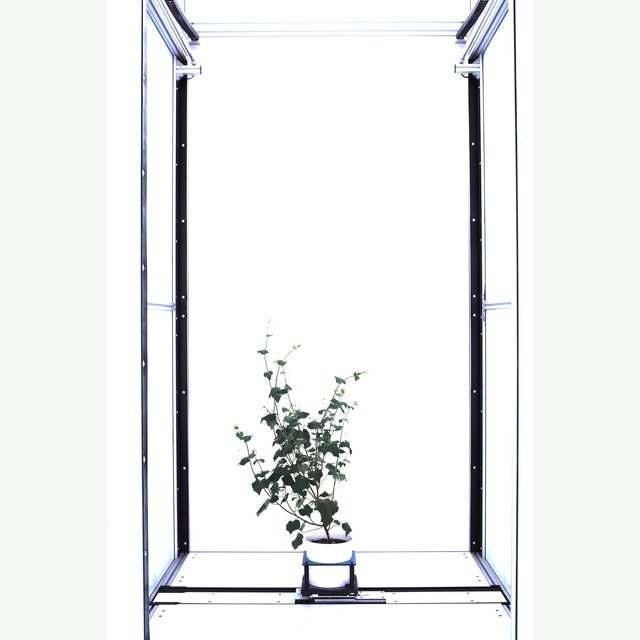
#> input picture Data/flowering/cosegppb_buckwheat_0005.jpg, 640 x 640 px
$ python normalize_images.py --src ../Data/flowering --dst out --width 100 --height 100
#> lines starting #> are read from the running program, lines starting #| are printed output that depends on the picture
#!/usr/bin/env python3
"""Normalize images in a directory tree.

Creates a mirror of the source directory under the destination path and
saves normalized images with the same filenames.

Behaviors:
- Resize images to target resolution (width x height) while preserving
  original aspect ratio, using one of three methods: pad, crop, or stretch.
- pad: scale to fit inside target and pad the remaining area with fill color.
- crop: scale to cover target and center-crop the excess.
- stretch: resize ignoring aspect ratio (may distort).

Example:
  python normalize_images.py --src Data --dst Data_clean --width 256 --height 256 --method pad --fill 0,0,0

"""
from __future__ import annotations

import argparse
import os
from pathlib import Path
from typing import Tuple

from PIL import Image, ImageOps


def parse_fill(s: str) -> Tuple[int, int, int]:
#> in mirror_subdirs_and_process, im is the input picture: PIL image 640x640 RGB; mean R, G, B 236.6, 237.7, 237.8
    parts = s.split(',')
    if len(parts) == 1:
        # allow hex like #RRGGBB
        p = parts[0].strip()
        if p.startswith('#') and len(p) == 7:
            r = int(p[1:3], 16)
            g = int(p[3:5], 16)
            b = int(p[5:7], 16)
            return (r, g, b)
        raise argparse.ArgumentTypeError('fill must be R,G,B or #RRGGBB')
    if len(parts) != 3:
        raise argparse.ArgumentTypeError('fill must be R,G,B')
    return tuple(int(p) for p in parts)


def normalize_image(img: Image.Image, target: Tuple[int, int], method: str, fill: Tuple[int, int, int]) -> Image.Image:
#> called with target = (100, 100), method = 'pad', fill = (0, 0, 0)
    target_w, target_h = target
    img = ImageOps.exif_transpose(img)
    # convert to RGB for consistent saving (preserve alpha when padding with white? we flatten)
    if img.mode not in ("RGB", "RGBA"):
        img = img.convert("RGB")

    src_w, src_h = img.size
#> src_w = 640; src_h = 640
    if method == 'stretch':
        return img.resize((target_w, target_h), Image.LANCZOS)

    # compute scale preserving aspect ratio
    scale_w = target_w / src_w
#> scale_w = 0.156
    scale_h = target_h / src_h
#> scale_h = 0.156

    if method == 'pad':
        scale = min(scale_w, scale_h)
#> scale = 0.156
        new_w = max(1, int(round(src_w * scale)))
#> new_w = 100
        new_h = max(1, int(round(src_h * scale)))
#> new_h = 100
        img_resized = img.resize((new_w, new_h), Image.LANCZOS)
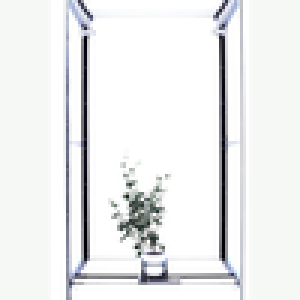
#> img_resized: PIL image 100x100 RGB (shown 3 times larger); mean R, G, B 236, 237, 237.1
        # create background and paste centered
        background = Image.new('RGB', (target_w, target_h), fill)
#> background: PIL image 100x100 RGB; every value is 0
        paste_x = (target_w - new_w) // 2
#> paste_x = 0
        paste_y = (target_h - new_h) // 2
#> paste_y = 0
        background.paste(img_resized, (paste_x, paste_y))
        return background

    if method == 'crop':
        scale = max(scale_w, scale_h)
        new_w = max(1, int(round(src_w * scale)))
        new_h = max(1, int(round(src_h * scale)))
        img_resized = img.resize((new_w, new_h), Image.LANCZOS)
        # center crop
        left = (new_w - target_w) // 2
        upper = (new_h - target_h) // 2
        right = left + target_w
        lower = upper + target_h
        return img_resized.crop((left, upper, right, lower))

    raise ValueError(f'unknown method: {method}')


def is_image_file(path: Path) -> bool:
    ext = path.suffix.lower()
    return ext in {'.jpg', '.jpeg', '.png', '.bmp', '.tiff', '.tif', '.gif'}


def mirror_subdirs_and_process(src: Path, dst: Path, width: int, height: int, method: str, fill: Tuple[int, int, int]) -> None:
    if not src.exists():
        raise FileNotFoundError(f'source path does not exist: {src}')
    dst.mkdir(parents=True, exist_ok=True)

    # Walk source tree
    for root, dirs, files in os.walk(src):
        root_path = Path(root)
        # relative path from src
        rel = root_path.relative_to(src)
        target_dir = dst.joinpath(rel)
        target_dir.mkdir(parents=True, exist_ok=True)

        for fname in files:
            src_file = root_path / fname
            dst_file = target_dir / fname
            if not is_image_file(src_file):
                # copy non-image as-is (optional) - skip for now
                continue
            try:
                with Image.open(src_file) as im:
                    out = normalize_image(im, (width, height), method, fill)
                    # preserve format via extension
                    ext = src_file.suffix.lower()
                    save_kwargs = {}
                    if ext in ('.jpg', '.jpeg'):
                        save_kwargs['quality'] = 95
                        out = out.convert('RGB')
                    # ensure parent exists
                    dst_file.parent.mkdir(parents=True, exist_ok=True)
                    out.save(dst_file, **save_kwargs)
            except Exception as e:
                print(f'Failed processing {src_file}: {e}')


def main() -> None:
    parser = argparse.ArgumentParser(description='Normalize images to a fixed resolution while preserving aspect ratio.')
    parser.add_argument('--src', required=True, help='source directory (will be walked recursively)')
    parser.add_argument('--dst', required=True, help='destination directory (mirror structure will be created)')
    parser.add_argument('--width', type=int, required=True, help='target width in pixels')
    parser.add_argument('--height', type=int, required=True, help='target height in pixels')
    parser.add_argument('--method', choices=('pad', 'crop', 'stretch'), default='pad', help='how to handle aspect ratio differences')
    parser.add_argument('--fill', type=parse_fill, default='0,0,0', help='fill color for pad method, e.g. "0,0,0" or "#FFFFFF"')

    args = parser.parse_args()

    src = Path(args.src)
    dst = Path(args.dst)

    mirror_subdirs_and_process(src, dst, args.width, args.height, args.method, args.fill)


if __name__ == '__main__':
    main()

$ run again, on Data/flowering/wgsm_maize_0001.jpg
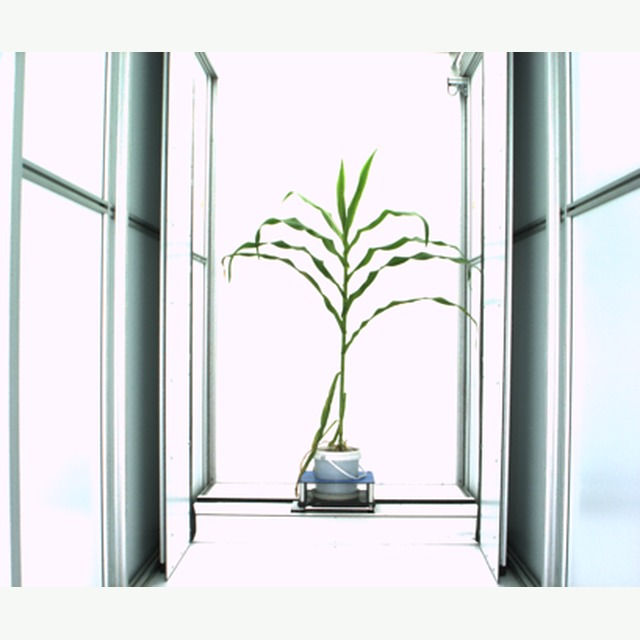
#> input picture Data/flowering/wgsm_maize_0001.jpg, 640 x 640 px
#> in mirror_subdirs_and_process, im is the input picture: PIL image 640x640 RGB; mean R, G, B 220.6, 222.6, 224.8
#> in normalize_image, `img_resized = img.resize((new_w, new_h), Image.LANCZOS)`:
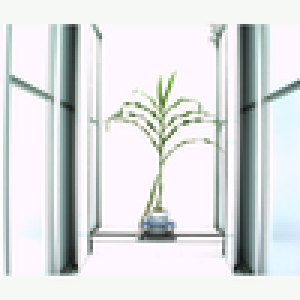
#> img_resized: PIL image 100x100 RGB (shown 3 times larger); mean R, G, B 220.2, 222.6, 224.2
#> background: PIL image 100x100 RGB; every value is 0
